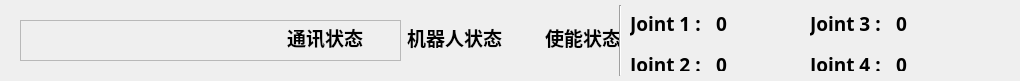
   <widget class="QWidget" name="topBar" native="true">
    <property name="geometry">
     <rect>
      <x>-5</x>
      <y>-5</y>
      <width>1020</width>
      <height>81</height>
     </rect>
    </property>
    <property name="styleSheet">
     <string notr="true">QWidget#topBar {
		border-image: url(:/topBar/images/topBar/top_bar_bg.png)
}</string>
    </property>
    <widget class="QWidget" name="jointState" native="true">
     <property name="geometry">
      <rect>
       <x>620</x>
       <y>10</y>
       <width>401</width>
       <height>61</height>
      </rect>
     </property>
     <widget class="QWidget" name="formLayoutWidget">
      <property name="geometry">
       <rect>
        <x>10</x>
        <y>0</y>
        <width>244</width>
        <height>71</height>
       </rect>
      </property>
      <layout class="QFormLayout" name="jointStateLayout_1">
       <property name="fieldGrowthPolicy">
        <enum>QFormLayout::AllNonFixedFieldsGrow</enum>
       </property>
       <property name="horizontalSpacing">
        <number>10</number>
       </property>
       <property name="verticalSpacing">
        <number>14</number>
       </property>
       <item row="0" column="0">
        <widget class="QLabel" name="jointStateLabel_1">
         <property name="font">
          <font>
           <family>Ubuntu Mono</family>
           <pointsize>14</pointsize>
           <weight>75</weight>
           <bold>true</bold>
          </font>
         </property>
         <property name="text">
          <string>Joint 1 : </string>
         </property>
        </widget>
       </item>
       <item row="0" column="1">
        <widget class="QLabel" name="robotState_1">
         <property name="font">
          <font>
           <family>Ubuntu Mono</family>
           <pointsize>14</pointsize>
           <weight>75</weight>
           <bold>true</bold>
          </font>
         </property>
         <property name="text">
          <string>0</string>
         </property>
        </widget>
       </item>
       <item row="1" column="0">
        <widget class="QLabel" name="jointStateLabel_2">
         <property name="font">
          <font>
           <family>Ubuntu Mono</family>
           <pointsize>14</pointsize>
           <weight>75</weight>
           <bold>true</bold>
          </font>
         </property>
         <property name="text">
          <string>Joint 2 : </string>
         </property>
        </widget>
       </item>
       <item row="1" column="1">
        <widget class="QLabel" name="robotState_2">
         <property name="font">
          <font>
           <family>Ubuntu Mono</family>
           <pointsize>14</pointsize>
           <weight>75</weight>
           <bold>true</bold>
          </font>
         </property>
         <property name="text">
          <string>0</string>
         </property>
        </widget>
       </item>
      </layout>
     </widget>
     <widget class="QWidget" name="formLayoutWidget_2">
      <property name="geometry">
       <rect>
        <x>190</x>
        <y>0</y>
        <width>194</width>
        <height>71</height>
       </rect>
      </property>
      <layout class="QFormLayout" name="jointStateLayout_2">
       <property name="fieldGrowthPolicy">
        <enum>QFormLayout::AllNonFixedFieldsGrow</enum>
       </property>
       <property name="horizontalSpacing">
        <number>10</number>
       </property>
       <property name="verticalSpacing">
        <number>14</number>
       </property>
       <item row="1" column="0">
        <widget class="QLabel" name="jointStateLabel_4">
         <property name="font">
          <font>
           <family>Ubuntu Mono</family>
           <pointsize>14</pointsize>
           <weight>75</weight>
           <bold>true</bold>
          </font>
         </property>
         <property name="text">
          <string>Joint 4 : </string>
         </property>
        </widget>
       </item>
       <item row="1" column="1">
        <widget class="QLabel" name="robotState_4">
         <property name="font">
          <font>
           <family>Ubuntu Mono</family>
           <pointsize>14</pointsize>
           <weight>75</weight>
           <bold>true</bold>
          </font>
         </property>
         <property name="text">
          <string>0</string>
         </property>
        </widget>
       </item>
       <item row="0" column="0">
        <widget class="QLabel" name="jointStateLabel_3">
         <property name="font">
          <font>
           <family>Ubuntu Mono</family>
           <pointsize>14</pointsize>
           <weight>75</weight>
           <bold>true</bold>
          </font>
         </property>
         <property name="text">
          <string>Joint 3 : </string>
         </property>
        </widget>
       </item>
       <item row="0" column="1">
        <widget class="QLabel" name="robotState_3">
         <property name="font">
          <font>
           <family>Ubuntu Mono</family>
           <pointsize>14</pointsize>
           <weight>75</weight>
           <bold>true</bold>
          </font>
         </property>
         <property name="text">
          <string>0</string>
         </property>
        </widget>
       </item>
      </layout>
     </widget>
    </widget>
    <widget class="QWidget" name="layoutWidget1111">
     <property name="geometry">
      <rect>
       <x>250</x>
       <y>20</y>
       <width>371</width>
       <height>34</height>
      </rect>
     </property>
     <layout class="QGridLayout" name="gridLayout_2">
      <item row="0" column="3">
       <widget class="QLabel" name="robotStateLabel">
        <property name="font">
         <font>
          <family>Ubuntu Mono</family>
          <pointsize>14</pointsize>
          <weight>75</weight>
          <bold>true</bold>
         </font>
        </property>
        <property name="text">
         <string>机器人状态</string>
        </property>
       </widget>
      </item>
      <item row="0" column="1">
       <widget class="QLabel" name="comStateLabel">
        <property name="font">
         <font>
          <family>Ubuntu Mono</family>
          <pointsize>14</pointsize>
          <weight>75</weight>
          <bold>true</bold>
         </font>
        </property>
        <property name="text">
         <string>通讯状态</string>
        </property>
       </widget>
      </item>
      <item row="0" column="0">
       <widget class="QcwIndicatorLamp" name="comStateLamp" native="true">
        <property name="alarm" stdset="0">
         <bool>true</bool>
        </property>
       </widget>
      </item>
      <item row="0" column="4">
       <widget class="QcwIndicatorLamp" name="enableStateLamp" native="true">
        <property name="alarm" stdset="0">
         <bool>true</bool>
        </property>
       </widget>
      </item>
      <item row="0" column="2">
       <widget class="QcwIndicatorLamp" name="robotStateLamp" native="true">
        <property name="alarm" stdset="0">
         <bool>true</bool>
        </property>
       </widget>
      </item>
      <item row="0" column="5">
       <widget class="QLabel" name="enableStateLabel">
        <property name="font">
         <font>
          <family>Ubuntu Mono</family>
          <pointsize>14</pointsize>
          <weight>75</weight>
          <bold>true</bold>
         </font>
        </property>
        <property name="text">
         <string>使能状态</string>
        </property>
       </widget>
      </item>
     </layout>
    </widget>
    <widget class="QFrame" name="logo">
     <property name="geometry">
      <rect>
       <x>20</x>
       <y>20</y>
       <width>381</width>
       <height>41</height>
      </rect>
     </property>
     <property name="styleSheet">
      <string notr="true">QFrame#logo {
border-image: url(:/topBar/images/topBar/logo_text.png)
}</string>
     </property>
     <property name="frameShape">
      <enum>QFrame::StyledPanel</enum>
     </property>
     <property name="frameShadow">
      <enum>QFrame::Raised</enum>
     </property>
    </widget>
    <widget class="Line" name="line">
     <property name="geometry">
      <rect>
       <x>610</x>
       <y>5</y>
       <width>20</width>
       <height>71</height>
      </rect>
     </property>
     <property name="orientation">
      <enum>Qt::Vertical</enum>
     </property>
    </widget>
   </widget>
